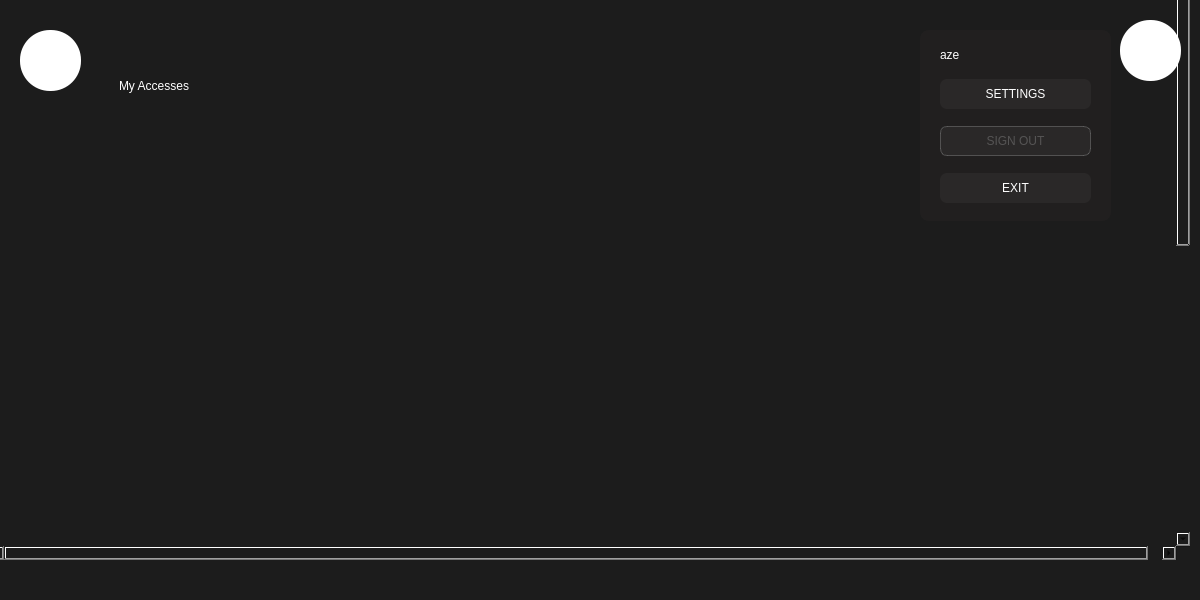
<?xml version="1.0" encoding="UTF-8"?>
<ui version="4.0">
 <class>MainWindow</class>
 <widget class="QMainWindow" name="MainWindow">
  <property name="enabled">
   <bool>true</bool>
  </property>
  <property name="geometry">
   <rect>
    <x>0</x>
    <y>0</y>
    <width>1200</width>
    <height>600</height>
   </rect>
  </property>
  <property name="minimumSize">
   <size>
    <width>1200</width>
    <height>600</height>
   </size>
  </property>
  <property name="maximumSize">
   <size>
    <width>1200</width>
    <height>600</height>
   </size>
  </property>
  <property name="windowTitle">
   <string>AllEco</string>
  </property>
  <property name="windowIcon">
   <iconset resource="image.qrc">
    <normaloff>:/img/image/Logo_noir.png</normaloff>:/img/image/Logo_noir.png</iconset>
  </property>
  <widget class="QWidget" name="centralwidget">
   <widget class="QStackedWidget" name="stackedWidget">
    <property name="geometry">
     <rect>
      <x>0</x>
      <y>0</y>
      <width>1200</width>
      <height>600</height>
     </rect>
    </property>
    <property name="currentIndex">
     <number>1</number>
    </property>
    <widget class="QWidget" name="page">
     <widget class="QLabel" name="label_bg_main">
      <property name="enabled">
       <bool>true</bool>
      </property>
      <property name="geometry">
       <rect>
        <x>270</x>
        <y>0</y>
        <width>941</width>
        <height>641</height>
       </rect>
      </property>
      <property name="text">
       <string/>
      </property>
      <property name="pixmap">
       <pixmap resource="image.qrc">:/img/26760.jpg</pixmap>
      </property>
      <property name="scaledContents">
       <bool>true</bool>
      </property>
      <property name="alignment">
       <set>Qt::AlignCenter</set>
      </property>
      <property name="wordWrap">
       <bool>false</bool>
      </property>
      <property name="textInteractionFlags">
       <set>Qt::NoTextInteraction</set>
      </property>
     </widget>
     <widget class="ClickableLabel" name="label_profil">
      <property name="geometry">
       <rect>
        <x>1120</x>
        <y>20</y>
        <width>61</width>
        <height>61</height>
       </rect>
      </property>
      <property name="styleSheet">
       <string notr="true">background-color: rgb(255, 255, 255);
border-radius:30;</string>
      </property>
      <property name="text">
       <string/>
      </property>
      <property name="pixmap">
       <pixmap resource="image.qrc">:/img/image/profil.png</pixmap>
      </property>
      <property name="scaledContents">
       <bool>true</bool>
      </property>
     </widget>
     <widget class="QGroupBox" name="groupBox_2">
      <property name="geometry">
       <rect>
        <x>920</x>
        <y>50</y>
        <width>191</width>
        <height>131</height>
       </rect>
      </property>
      <property name="styleSheet">
       <string notr="true">background-color: rgb(33, 31, 31);
border:none;</string>
      </property>
      <property name="title">
       <string/>
      </property>
      <layout class="QVBoxLayout" name="verticalLayout">
       <property name="spacing">
        <number>0</number>
       </property>
       <property name="leftMargin">
        <number>20</number>
       </property>
       <property name="topMargin">
        <number>0</number>
       </property>
       <property name="rightMargin">
        <number>20</number>
       </property>
       <property name="bottomMargin">
        <number>0</number>
       </property>
       <item>
        <widget class="QPushButton" name="pushButton_setting1">
         <property name="minimumSize">
          <size>
           <width>150</width>
           <height>30</height>
          </size>
         </property>
         <property name="styleSheet">
          <string notr="true">QPushButton{	font: 87 8pt &quot;Arial Black&quot;;
color: rgb(255, 255, 255);
background-color: rgba(255, 255, 255, 10);
border-radius:7;
}

QPushButton:hover{	font: 87 8pt &quot;Arial Black&quot;;
color: rgb(255, 255, 255);
background-color: rgba(255, 255, 255, 50);
border-radius:7;
}</string>
         </property>
         <property name="text">
          <string>SETTINGS</string>
         </property>
        </widget>
       </item>
       <item>
        <widget class="QPushButton" name="pushButton_signout1">
         <property name="enabled">
          <bool>false</bool>
         </property>
         <property name="minimumSize">
          <size>
           <width>150</width>
           <height>30</height>
          </size>
         </property>
         <property name="styleSheet">
          <string notr="true">QPushButton{	font: 87 8pt &quot;Arial Black&quot;;
color: rgb(255, 255, 255);
background-color: rgba(255, 255, 255, 10);
border-radius:7;
}

QPushButton:hover{	font: 87 8pt &quot;Arial Black&quot;;
color: rgb(255, 255, 255);
background-color: rgba(255, 255, 255, 50);
border-radius:7;
}
QPushButton:disabled {
    /* Your specific styles for disabled state */
    color: rgba(128, 128, 128, 128);  /* Example: Gray text color for disabled state */
    background-color: rgba(255, 255, 255, 10);  /* Example: Same background color as normal state */
    border: 1px solid rgba(128, 128, 128, 128);  /* Example: Gray border for disabled state */
}</string>
         </property>
         <property name="text">
          <string>SIGN OUT</string>
         </property>
        </widget>
       </item>
       <item>
        <widget class="QPushButton" name="pushButton_exit1">
         <property name="minimumSize">
          <size>
           <width>150</width>
           <height>30</height>
          </size>
         </property>
         <property name="styleSheet">
          <string notr="true">QPushButton{	font: 87 8pt &quot;Arial Black&quot;;
color: rgb(255, 255, 255);
background-color: rgba(255, 255, 255, 10);
border-radius:7;
}

QPushButton:hover{	font: 87 8pt &quot;Arial Black&quot;;
color: rgb(255, 255, 255);
background-color: rgba(255, 255, 255, 50);
border-radius:7;
}</string>
         </property>
         <property name="text">
          <string>EXIT</string>
         </property>
        </widget>
       </item>
      </layout>
     </widget>
     <widget class="QGroupBox" name="groupBox">
      <property name="geometry">
       <rect>
        <x>0</x>
        <y>0</y>
        <width>271</width>
        <height>611</height>
       </rect>
      </property>
      <property name="title">
       <string/>
      </property>
      <widget class="QLabel" name="label_logo_alleco">
       <property name="geometry">
        <rect>
         <x>50</x>
         <y>20</y>
         <width>171</width>
         <height>81</height>
        </rect>
       </property>
       <property name="text">
        <string/>
       </property>
       <property name="pixmap">
        <pixmap resource="image.qrc">:/img/alleco.png</pixmap>
       </property>
       <property name="scaledContents">
        <bool>true</bool>
       </property>
       <property name="alignment">
        <set>Qt::AlignCenter</set>
       </property>
       <property name="wordWrap">
        <bool>false</bool>
       </property>
      </widget>
      <widget class="QLabel" name="label_login_noeditable">
       <property name="geometry">
        <rect>
         <x>85</x>
         <y>140</y>
         <width>111</width>
         <height>31</height>
        </rect>
       </property>
       <property name="font">
        <font>
         <pointsize>20</pointsize>
         <weight>75</weight>
         <bold>true</bold>
        </font>
       </property>
       <property name="styleSheet">
        <string notr="true">color: rgb(0, 0, 0);</string>
       </property>
       <property name="text">
        <string>Sign In</string>
       </property>
       <property name="alignment">
        <set>Qt::AlignCenter</set>
       </property>
      </widget>
      <widget class="QLineEdit" name="lineEdit_username">
       <property name="enabled">
        <bool>true</bool>
       </property>
       <property name="geometry">
        <rect>
         <x>30</x>
         <y>200</y>
         <width>210</width>
         <height>40</height>
        </rect>
       </property>
       <property name="font">
        <font>
         <pointsize>8</pointsize>
         <weight>50</weight>
         <bold>false</bold>
        </font>
       </property>
       <property name="cursor">
        <cursorShape>IBeamCursor</cursorShape>
       </property>
       <property name="styleSheet">
        <string notr="true">/* Default state (when the cursor is not on the line edit) */
QLineEdit {
    background-color: rgba(0, 0, 0, 0);
    border: none;
    border-bottom-color: rgb(136, 212, 119);
    color: rgba(0, 0, 0, 240);
    padding-bottom: 7px;
}

/* Hover state (when the cursor is on the line edit) */
QLineEdit:focus{
    background-color: rgba(0, 0, 0, 0);
    border: 2px solid black;
    border-bottom-color: rgb(136, 212, 119);
    color: rgba(0, 0, 0, 240);
    padding-bottom: 7px;
	border-radius:3px;

    
}

QLineEdit:hover{
    
	background-color: rgb(231, 231, 231);
   

    
}
</string>
       </property>
       <property name="text">
        <string/>
       </property>
       <property name="placeholderText">
        <string>USERNAME</string>
       </property>
      </widget>
      <widget class="QLineEdit" name="lineEdit_password">
       <property name="enabled">
        <bool>true</bool>
       </property>
       <property name="geometry">
        <rect>
         <x>30</x>
         <y>250</y>
         <width>210</width>
         <height>40</height>
        </rect>
       </property>
       <property name="styleSheet">
        <string notr="true">/* Default state (when the cursor is not on the line edit) */
QLineEdit {
    background-color: rgba(0, 0, 0, 0);
    border: none;
    border-bottom-color: rgb(136, 212, 119);
    color: rgba(0, 0, 0, 240);
    padding-bottom: 7px;
}

/* Hover state (when the cursor is on the line edit) */
QLineEdit:focus{
    background-color: rgba(0, 0, 0, 0);
    border: 2px solid black;
    border-bottom-color: rgb(136, 212, 119);
    color: rgba(0, 0, 0, 240);
    padding-bottom: 7px;
	border-radius:3px;

    
}

QLineEdit:hover{
    
	background-color: rgb(231, 231, 231);
   

    
}
</string>
       </property>
       <property name="text">
        <string/>
       </property>
       <property name="echoMode">
        <enum>QLineEdit::Password</enum>
       </property>
       <property name="placeholderText">
        <string>PASSWORD</string>
       </property>
      </widget>
      <widget class="QTextEdit" name="textEdit_copyright">
       <property name="geometry">
        <rect>
         <x>0</x>
         <y>570</y>
         <width>271</width>
         <height>31</height>
        </rect>
       </property>
       <property name="styleSheet">
        <string notr="true">border:none;</string>
       </property>
       <property name="html">
        <string>&lt;!DOCTYPE HTML PUBLIC &quot;-//W3C//DTD HTML 4.0//EN&quot; &quot;http://www.w3.org/TR/REC-html40/strict.dtd&quot;&gt;
&lt;html&gt;&lt;head&gt;&lt;meta name=&quot;qrichtext&quot; content=&quot;1&quot; /&gt;&lt;style type=&quot;text/css&quot;&gt;
p, li { white-space: pre-wrap; }
&lt;/style&gt;&lt;/head&gt;&lt;body style=&quot; font-family:'MS Shell Dlg 2'; font-size:8.25pt; font-weight:400; font-style:normal;&quot;&gt;
&lt;p align=&quot;center&quot; style=&quot; margin-top:0px; margin-bottom:0px; margin-left:0px; margin-right:0px; -qt-block-indent:0; text-indent:0px;&quot;&gt;&lt;span style=&quot; font-family:'MS Shell Dlg 2'; font-size:6pt;&quot;&gt;THIS APP IS PROTECTED BY DEEPCODE TM AND ITS &lt;/span&gt;&lt;span style=&quot; font-family:'MS Shell Dlg 2'; font-size:6pt; text-decoration: underline;&quot;&gt;PRIVACY POLICY&lt;/span&gt;&lt;span style=&quot; font-family:'MS Shell Dlg 2'; font-size:6pt;&quot;&gt; &lt;/span&gt;&lt;/p&gt;
&lt;p align=&quot;center&quot; style=&quot; margin-top:0px; margin-bottom:0px; margin-left:0px; margin-right:0px; -qt-block-indent:0; text-indent:0px;&quot;&gt;&lt;span style=&quot; font-family:'MS Shell Dlg 2'; font-size:6pt;&quot;&gt;AND &lt;/span&gt;&lt;span style=&quot; font-family:'MS Shell Dlg 2'; font-size:6pt; text-decoration: underline;&quot;&gt;TERMS OF SERVICES&lt;/span&gt;&lt;span style=&quot; font-family:'MS Shell Dlg 2'; font-size:6pt;&quot;&gt; APPLY .&lt;/span&gt;&lt;/p&gt;&lt;/body&gt;&lt;/html&gt;</string>
       </property>
      </widget>
      <widget class="QPushButton" name="pushButton_login">
       <property name="geometry">
        <rect>
         <x>110</x>
         <y>420</y>
         <width>50</width>
         <height>50</height>
        </rect>
       </property>
       <property name="font">
        <font>
         <pointsize>17</pointsize>
        </font>
       </property>
       <property name="styleSheet">
        <string notr="true">QPushButton{
background-color: rgb(113, 186, 95);
border-radius:5px;
}


QPushButton:hover{
background-color: rgb(113, 220, 95);
border-radius:5px;
}

</string>
       </property>
       <property name="text">
        <string>-&gt;</string>
       </property>
      </widget>
      <widget class="QCheckBox" name="checkBox_stayLogin">
       <property name="geometry">
        <rect>
         <x>30</x>
         <y>310</y>
         <width>101</width>
         <height>20</height>
        </rect>
       </property>
       <property name="cursor">
        <cursorShape>PointingHandCursor</cursorShape>
       </property>
       <property name="text">
        <string>Stay signed in</string>
       </property>
      </widget>
      <widget class="ClickableLabel" name="label_signup">
       <property name="geometry">
        <rect>
         <x>110</x>
         <y>534</y>
         <width>50</width>
         <height>16</height>
        </rect>
       </property>
       <property name="font">
        <font>
         <pointsize>10</pointsize>
         <underline>true</underline>
         <strikeout>false</strikeout>
         <kerning>false</kerning>
        </font>
       </property>
       <property name="styleSheet">
        <string notr="true">QLabel{
	
	
	color: rgb(154, 154, 154);
}


QLabel:hover{
	color: rgb(0, 0, 0);
}</string>
       </property>
       <property name="text">
        <string>Sign Up!</string>
       </property>
      </widget>
      <widget class="ClickableLabel" name="label_eye">
       <property name="geometry">
        <rect>
         <x>200</x>
         <y>260</y>
         <width>31</width>
         <height>21</height>
        </rect>
       </property>
       <property name="text">
        <string/>
       </property>
       <property name="pixmap">
        <pixmap resource="image.qrc">:/img/image/eyes_close.png</pixmap>
       </property>
       <property name="scaledContents">
        <bool>true</bool>
       </property>
      </widget>
      <widget class="QLabel" name="label_wrong">
       <property name="geometry">
        <rect>
         <x>40</x>
         <y>290</y>
         <width>151</width>
         <height>21</height>
        </rect>
       </property>
       <property name="styleSheet">
        <string notr="true">color: rgb(170, 0, 0);</string>
       </property>
       <property name="text">
        <string>wrong password or username!</string>
       </property>
      </widget>
      <widget class="QWidget" name="verticalLayoutWidget">
       <property name="geometry">
        <rect>
         <x>110</x>
         <y>420</y>
         <width>51</width>
         <height>51</height>
        </rect>
       </property>
       <layout class="QVBoxLayout" name="verticalLayout_3"/>
      </widget>
     </widget>
    </widget>
    <widget class="QWidget" name="page_2">
     <property name="styleSheet">
      <string notr="true">background-color: rgb(28,28,28);
border:none;</string>
     </property>
     <widget class="QScrollArea" name="scrollArea">
      <property name="enabled">
       <bool>true</bool>
      </property>
      <property name="geometry">
       <rect>
        <x>-10</x>
        <y>-40</y>
        <width>1200</width>
        <height>600</height>
       </rect>
      </property>
      <property name="minimumSize">
       <size>
        <width>1200</width>
        <height>600</height>
       </size>
      </property>
      <property name="widgetResizable">
       <bool>true</bool>
      </property>
      <widget class="QWidget" name="scrollAreaWidgetContents">
       <property name="geometry">
        <rect>
         <x>0</x>
         <y>-341</y>
         <width>1200</width>
         <height>1200</height>
        </rect>
       </property>
       <property name="minimumSize">
        <size>
         <width>1200</width>
         <height>1200</height>
        </size>
       </property>
       <layout class="QGridLayout" name="gridLayout">
        <item row="2" column="0">
         <layout class="QGridLayout" name="gridLayout_2">
          <property name="leftMargin">
           <number>10</number>
          </property>
          <property name="topMargin">
           <number>10</number>
          </property>
          <property name="rightMargin">
           <number>10</number>
          </property>
          <property name="bottomMargin">
           <number>10</number>
          </property>
          <item row="0" column="0">
           <widget class="QFrame" name="frame">
            <property name="minimumSize">
             <size>
              <width>383</width>
              <height>400</height>
             </size>
            </property>
            <property name="frameShape">
             <enum>QFrame::StyledPanel</enum>
            </property>
            <property name="frameShadow">
             <enum>QFrame::Raised</enum>
            </property>
            <widget class="QWidget" name="verticalLayoutWidget_2">
             <property name="geometry">
              <rect>
               <x>100</x>
               <y>139</y>
               <width>971</width>
               <height>431</height>
              </rect>
             </property>
             <layout class="QVBoxLayout" name="verticalLayout_4">
              <property name="spacing">
               <number>50</number>
              </property>
              <property name="leftMargin">
               <number>5</number>
              </property>
              <property name="topMargin">
               <number>5</number>
              </property>
              <property name="rightMargin">
               <number>5</number>
              </property>
              <property name="bottomMargin">
               <number>5</number>
              </property>
             </layout>
            </widget>
            <widget class="QLabel" name="label_5">
             <property name="geometry">
              <rect>
               <x>110</x>
               <y>80</y>
               <width>266</width>
               <height>53</height>
              </rect>
             </property>
             <property name="styleSheet">
              <string notr="true">font: 26pt &quot;MS Shell Dlg 2&quot;;
color: rgb(255, 255, 255);
font: 87 28pt &quot;Arial Black&quot;;</string>
             </property>
             <property name="text">
              <string>My Accesses</string>
             </property>
            </widget>
           </widget>
          </item>
         </layout>
        </item>
        <item row="3" column="0">
         <layout class="QHBoxLayout" name="horizontalLayout_3">
          <item>
           <widget class="QFrame" name="frame_2">
            <property name="styleSheet">
             <string notr="true">background-color: rgb(30, 30, 30);</string>
            </property>
            <property name="frameShape">
             <enum>QFrame::StyledPanel</enum>
            </property>
            <property name="frameShadow">
             <enum>QFrame::Raised</enum>
            </property>
            <widget class="QLabel" name="label_6">
             <property name="geometry">
              <rect>
               <x>50</x>
               <y>63</y>
               <width>991</width>
               <height>391</height>
              </rect>
             </property>
             <property name="text">
              <string/>
             </property>
             <property name="pixmap">
              <pixmap resource="image.qrc">:/img/image/annonce.png</pixmap>
             </property>
             <property name="scaledContents">
              <bool>true</bool>
             </property>
            </widget>
            <widget class="QTextEdit" name="textEdit">
             <property name="geometry">
              <rect>
               <x>100</x>
               <y>490</y>
               <width>521</width>
               <height>81</height>
              </rect>
             </property>
             <property name="html">
              <string>&lt;!DOCTYPE HTML PUBLIC &quot;-//W3C//DTD HTML 4.0//EN&quot; &quot;http://www.w3.org/TR/REC-html40/strict.dtd&quot;&gt;
&lt;html&gt;&lt;head&gt;&lt;meta name=&quot;qrichtext&quot; content=&quot;1&quot; /&gt;&lt;style type=&quot;text/css&quot;&gt;
p, li { white-space: pre-wrap; }
&lt;/style&gt;&lt;/head&gt;&lt;body style=&quot; font-family:'MS Shell Dlg 2'; font-size:8.25pt; font-weight:400; font-style:normal;&quot;&gt;
&lt;p style=&quot; margin-top:0px; margin-bottom:0px; margin-left:0px; margin-right:0px; -qt-block-indent:0; text-indent:0px;&quot;&gt;&lt;span style=&quot; font-family:'MS Shell Dlg 2'; font-size:20pt; font-weight:600; color:#82ff66;&quot;&gt;Download AllEco App Coming Soon&lt;/span&gt;&lt;/p&gt;
&lt;p style=&quot; margin-top:0px; margin-bottom:0px; margin-left:0px; margin-right:0px; -qt-block-indent:0; text-indent:0px;&quot;&gt;&lt;span style=&quot; font-family:'MS Shell Dlg 2'; font-size:10pt; color:#82ff66;&quot;&gt;Join the revolution of smart, sustainable transportation with&lt;/span&gt;&lt;/p&gt;
&lt;p style=&quot; margin-top:0px; margin-bottom:0px; margin-left:0px; margin-right:0px; -qt-block-indent:0; text-indent:0px;&quot;&gt;&lt;span style=&quot; font-family:'MS Shell Dlg 2'; font-size:10pt; color:#82ff66;&quot;&gt;AllEco app.&lt;/span&gt;&lt;/p&gt;&lt;/body&gt;&lt;/html&gt;</string>
             </property>
            </widget>
            <widget class="QPushButton" name="pushButton_3">
             <property name="enabled">
              <bool>true</bool>
             </property>
             <property name="geometry">
              <rect>
               <x>650</x>
               <y>501</y>
               <width>231</width>
               <height>41</height>
              </rect>
             </property>
             <property name="styleSheet">
              <string notr="true">background-color: rgb(42, 42, 42);
color: rgb(255, 255, 255);
font: 9pt &quot;MS Shell Dlg 2&quot;;
border-radius:15px;</string>
             </property>
             <property name="text">
              <string>iOS Apple Store</string>
             </property>
             <property name="icon">
              <iconset resource="image.qrc">
               <normaloff>:/img/image/apple-logo.png</normaloff>:/img/image/apple-logo.png</iconset>
             </property>
            </widget>
            <widget class="QPushButton" name="pushButton_4">
             <property name="enabled">
              <bool>true</bool>
             </property>
             <property name="geometry">
              <rect>
               <x>900</x>
               <y>500</y>
               <width>231</width>
               <height>41</height>
              </rect>
             </property>
             <property name="styleSheet">
              <string notr="true">background-color: rgb(42, 42, 42);
color: rgb(255, 255, 255);
font: 9pt &quot;MS Shell Dlg 2&quot;;
border-radius:15px;</string>
             </property>
             <property name="text">
              <string>Play Store</string>
             </property>
             <property name="icon">
              <iconset resource="image.qrc">
               <normaloff>:/img/image/play-logo.png</normaloff>:/img/image/play-logo.png</iconset>
             </property>
            </widget>
            <widget class="QLabel" name="label_7">
             <property name="geometry">
              <rect>
               <x>50</x>
               <y>10</y>
               <width>240</width>
               <height>46</height>
              </rect>
             </property>
             <property name="styleSheet">
              <string notr="true">color: rgb(255, 255, 255);
font: 87 24pt &quot;Arial Black&quot;;</string>
             </property>
             <property name="text">
              <string>Special Event</string>
             </property>
            </widget>
           </widget>
          </item>
         </layout>
        </item>
       </layout>
      </widget>
     </widget>
     <widget class="ClickableLabel" name="label_profil_2">
      <property name="geometry">
       <rect>
        <x>1120</x>
        <y>20</y>
        <width>61</width>
        <height>61</height>
       </rect>
      </property>
      <property name="maximumSize">
       <size>
        <width>100</width>
        <height>100</height>
       </size>
      </property>
      <property name="styleSheet">
       <string notr="true">background-color: rgb(255, 255, 255);
border-radius:30;</string>
      </property>
      <property name="text">
       <string/>
      </property>
      <property name="pixmap">
       <pixmap resource="image.qrc">:/img/image/profil.png</pixmap>
      </property>
      <property name="scaledContents">
       <bool>true</bool>
      </property>
     </widget>
     <widget class="QLabel" name="label_Menuapp">
      <property name="geometry">
       <rect>
        <x>20</x>
        <y>30</y>
        <width>61</width>
        <height>61</height>
       </rect>
      </property>
      <property name="maximumSize">
       <size>
        <width>100</width>
        <height>100</height>
       </size>
      </property>
      <property name="styleSheet">
       <string notr="true">background-color: rgb(255, 255, 255);
border-radius:30;</string>
      </property>
      <property name="text">
       <string/>
      </property>
      <property name="pixmap">
       <pixmap resource="image.qrc">:/img/image/Menuapp.png</pixmap>
      </property>
      <property name="scaledContents">
       <bool>true</bool>
      </property>
     </widget>
     <widget class="QGroupBox" name="groupBox_4">
      <property name="geometry">
       <rect>
        <x>920</x>
        <y>30</y>
        <width>191</width>
        <height>191</height>
       </rect>
      </property>
      <property name="styleSheet">
       <string notr="true">background-color: rgb(33, 31, 31);
border-radius:9;
border-color: rgb(0, 0, 0);</string>
      </property>
      <property name="title">
       <string/>
      </property>
      <layout class="QVBoxLayout" name="verticalLayout_2">
       <property name="spacing">
        <number>0</number>
       </property>
       <property name="leftMargin">
        <number>20</number>
       </property>
       <property name="topMargin">
        <number>0</number>
       </property>
       <property name="rightMargin">
        <number>20</number>
       </property>
       <property name="bottomMargin">
        <number>0</number>
       </property>
       <item>
        <widget class="QLabel" name="label_nameprofil">
         <property name="minimumSize">
          <size>
           <width>160</width>
           <height>15</height>
          </size>
         </property>
         <property name="maximumSize">
          <size>
           <width>180</width>
           <height>15</height>
          </size>
         </property>
         <property name="styleSheet">
          <string notr="true">border-bottom-color: rgb(182, 172, 118);
font: 87 8pt &quot;Arial Black&quot;;
color: rgb(255, 255, 255);</string>
         </property>
         <property name="text">
          <string>aze</string>
         </property>
        </widget>
       </item>
       <item>
        <widget class="QPushButton" name="pushButton_setting2">
         <property name="minimumSize">
          <size>
           <width>150</width>
           <height>30</height>
          </size>
         </property>
         <property name="styleSheet">
          <string notr="true">QPushButton{	font: 87 8pt &quot;Arial Black&quot;;
color: rgb(255, 255, 255);
background-color: rgba(255, 255, 255, 10);
border-radius:7;
}

QPushButton:hover{	font: 87 8pt &quot;Arial Black&quot;;
color: rgb(255, 255, 255);
background-color: rgba(255, 255, 255, 50);
border-radius:7;
}</string>
         </property>
         <property name="text">
          <string>SETTINGS</string>
         </property>
        </widget>
       </item>
       <item>
        <widget class="QPushButton" name="pushButton_signout2">
         <property name="enabled">
          <bool>false</bool>
         </property>
         <property name="minimumSize">
          <size>
           <width>150</width>
           <height>30</height>
          </size>
         </property>
         <property name="styleSheet">
          <string notr="true">QPushButton{	font: 87 8pt &quot;Arial Black&quot;;
color: rgb(255, 255, 255);
background-color: rgba(255, 255, 255, 10);
border-radius:7;
}

QPushButton:hover{	font: 87 8pt &quot;Arial Black&quot;;
color: rgb(255, 255, 255);
background-color: rgba(255, 255, 255, 50);
border-radius:7;
}
QPushButton:disabled {
    /* Your specific styles for disabled state */
    color: rgba(128, 128, 128, 128);  /* Example: Gray text color for disabled state */
    background-color: rgba(255, 255, 255, 10);  /* Example: Same background color as normal state */
    border: 1px solid rgba(128, 128, 128, 128);  /* Example: Gray border for disabled state */
}</string>
         </property>
         <property name="text">
          <string>SIGN OUT</string>
         </property>
        </widget>
       </item>
       <item>
        <widget class="QPushButton" name="pushButton_exit2">
         <property name="minimumSize">
          <size>
           <width>150</width>
           <height>30</height>
          </size>
         </property>
         <property name="styleSheet">
          <string notr="true">QPushButton{	font: 87 8pt &quot;Arial Black&quot;;
color: rgb(255, 255, 255);
background-color: rgba(255, 255, 255, 10);
border-radius:7;
}

QPushButton:hover{	font: 87 8pt &quot;Arial Black&quot;;
color: rgb(255, 255, 255);
background-color: rgba(255, 255, 255, 50);
border-radius:7;
}</string>
         </property>
         <property name="text">
          <string>EXIT</string>
         </property>
        </widget>
       </item>
      </layout>
     </widget>
    </widget>
    <widget class="QWidget" name="page_3">
     <property name="styleSheet">
      <string notr="true">background-color: rgb(28, 28, 28);</string>
     </property>
     <widget class="QGroupBox" name="groupBox_3">
      <property name="geometry">
       <rect>
        <x>-1</x>
        <y>-11</y>
        <width>361</width>
        <height>621</height>
       </rect>
      </property>
      <property name="styleSheet">
       <string notr="true">border:none;</string>
      </property>
      <property name="title">
       <string/>
      </property>
      <widget class="QLabel" name="label">
       <property name="geometry">
        <rect>
         <x>80</x>
         <y>80</y>
         <width>123</width>
         <height>39</height>
        </rect>
       </property>
       <property name="styleSheet">
        <string notr="true">font: 87 20pt &quot;Arial Black&quot;;</string>
       </property>
       <property name="text">
        <string>Settings</string>
       </property>
      </widget>
      <widget class="QPushButton" name="pushButton">
       <property name="geometry">
        <rect>
         <x>70</x>
         <y>170</y>
         <width>221</width>
         <height>31</height>
        </rect>
       </property>
       <property name="cursor">
        <cursorShape>PointingHandCursor</cursorShape>
       </property>
       <property name="styleSheet">
        <string notr="true">background-color: rgb(31, 31, 31);
border-radius:15px;</string>
       </property>
       <property name="text">
        <string>AllEco</string>
       </property>
       <property name="icon">
        <iconset resource="image.qrc">
         <normaloff>:/img/image/logo_blanc.png</normaloff>:/img/image/logo_blanc.png</iconset>
       </property>
      </widget>
     </widget>
     <widget class="QGroupBox" name="groupBox_5">
      <property name="geometry">
       <rect>
        <x>359</x>
        <y>-11</y>
        <width>851</width>
        <height>621</height>
       </rect>
      </property>
      <property name="styleSheet">
       <string notr="true">border:none;</string>
      </property>
      <property name="title">
       <string/>
      </property>
      <widget class="QGroupBox" name="groupBox_6">
       <property name="geometry">
        <rect>
         <x>70</x>
         <y>70</y>
         <width>301</width>
         <height>61</height>
        </rect>
       </property>
       <property name="title">
        <string/>
       </property>
       <widget class="QLabel" name="label_2">
        <property name="geometry">
         <rect>
          <x>20</x>
          <y>10</y>
          <width>51</width>
          <height>51</height>
         </rect>
        </property>
        <property name="text">
         <string/>
        </property>
        <property name="pixmap">
         <pixmap resource="image.qrc">:/img/image/logo_blanc.png</pixmap>
        </property>
        <property name="scaledContents">
         <bool>true</bool>
        </property>
       </widget>
       <widget class="QLabel" name="label_3">
        <property name="geometry">
         <rect>
          <x>90</x>
          <y>0</y>
          <width>184</width>
          <height>64</height>
         </rect>
        </property>
        <property name="styleSheet">
         <string notr="true">font: 40pt &quot;MS Shell Dlg 2&quot;;</string>
        </property>
        <property name="text">
         <string>ALLECO</string>
        </property>
       </widget>
      </widget>
      <widget class="QLabel" name="label_4">
       <property name="geometry">
        <rect>
         <x>60</x>
         <y>200</y>
         <width>101</width>
         <height>16</height>
        </rect>
       </property>
       <property name="styleSheet">
        <string notr="true">
font: 75 8pt &quot;Microsoft PhagsPa&quot;;</string>
       </property>
       <property name="text">
        <string>ALLECO LANGUAGE</string>
       </property>
      </widget>
      <widget class="QComboBox" name="comboBox">
       <property name="geometry">
        <rect>
         <x>60</x>
         <y>230</y>
         <width>521</width>
         <height>41</height>
        </rect>
       </property>
       <property name="styleSheet">
        <string notr="true">background-color: rgb(31, 31, 31);
font: 11pt &quot;MS Shell Dlg 2&quot;;
border-radius:7px;</string>
       </property>
       <item>
        <property name="text">
         <string>English (US)</string>
        </property>
       </item>
       <item>
        <property name="text">
         <string>Frensh</string>
        </property>
       </item>
      </widget>
      <widget class="QPushButton" name="pushButton_2">
       <property name="geometry">
        <rect>
         <x>770</x>
         <y>40</y>
         <width>31</width>
         <height>31</height>
        </rect>
       </property>
       <property name="styleSheet">
        <string notr="true">QPushButton:hover{background-color: rgb(34, 34, 34);
	color: rgb(255, 255, 255);
border-radius:8px;}
QPushButton{background-color: rgb(28, 28, 28);
color: rgb(255, 255, 255);
	font: 11pt &quot;MS Shell Dlg 2&quot;;
border-radius:8px;}
</string>
       </property>
       <property name="text">
        <string>X</string>
       </property>
      </widget>
     </widget>
    </widget>
   </widget>
  </widget>
 </widget>
 <customwidgets>
  <customwidget>
   <class>ClickableLabel</class>
   <extends>QLabel</extends>
   <header>clickablelabel.h</header>
  </customwidget>
 </customwidgets>
 <resources>
  <include location="image.qrc"/>
 </resources>
 <connections/>
</ui>
